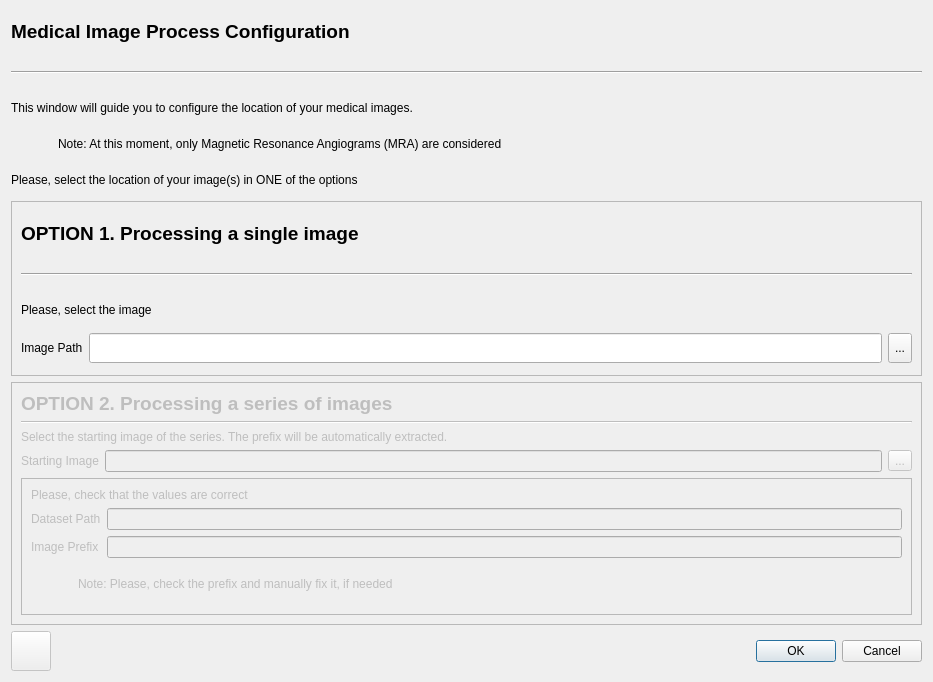
<?xml version="1.0" encoding="UTF-8"?>
<ui version="4.0">
 <class>MedicalImagingDialog</class>
 <widget class="QDialog" name="MedicalImagingDialog">
  <property name="geometry">
   <rect>
    <x>0</x>
    <y>0</y>
    <width>933</width>
    <height>682</height>
   </rect>
  </property>
  <property name="sizePolicy">
   <sizepolicy hsizetype="Fixed" vsizetype="Fixed">
    <horstretch>0</horstretch>
    <verstretch>0</verstretch>
   </sizepolicy>
  </property>
  <property name="windowTitle">
   <string>Dialog</string>
  </property>
  <layout class="QVBoxLayout" name="verticalLayout_11">
   <item>
    <layout class="QVBoxLayout" name="verticalLayout">
     <item>
      <widget class="QLabel" name="titleWindow">
       <property name="maximumSize">
        <size>
         <width>16777215</width>
         <height>40</height>
        </size>
       </property>
       <property name="font">
        <font>
         <pointsize>14</pointsize>
         <weight>75</weight>
         <bold>true</bold>
        </font>
       </property>
       <property name="text">
        <string>Medical Image Process Configuration</string>
       </property>
      </widget>
     </item>
     <item>
      <widget class="Line" name="line">
       <property name="maximumSize">
        <size>
         <width>16777215</width>
         <height>30</height>
        </size>
       </property>
       <property name="orientation">
        <enum>Qt::Horizontal</enum>
       </property>
      </widget>
     </item>
    </layout>
   </item>
   <item>
    <widget class="QLabel" name="label_2">
     <property name="maximumSize">
      <size>
       <width>16777215</width>
       <height>30</height>
      </size>
     </property>
     <property name="text">
      <string>This window will guide you to configure the location of your medical images.</string>
     </property>
    </widget>
   </item>
   <item>
    <layout class="QGridLayout" name="gridLayout_5">
     <item row="0" column="0">
      <widget class="QLabel" name="icon_nessage">
       <property name="sizePolicy">
        <sizepolicy hsizetype="Fixed" vsizetype="Fixed">
         <horstretch>0</horstretch>
         <verstretch>0</verstretch>
        </sizepolicy>
       </property>
       <property name="maximumSize">
        <size>
         <width>41</width>
         <height>41</height>
        </size>
       </property>
       <property name="text">
        <string/>
       </property>
       <property name="pixmap">
        <pixmap resource="../../../fenics_blood_sim.qrc">:/menu/GUI_Module/images/menu/error.png</pixmap>
       </property>
       <property name="scaledContents">
        <bool>true</bool>
       </property>
      </widget>
     </item>
     <item row="0" column="1">
      <widget class="QLabel" name="textLabel">
       <property name="maximumSize">
        <size>
         <width>16777215</width>
         <height>30</height>
        </size>
       </property>
       <property name="text">
        <string>Note: At this moment, only Magnetic Resonance Angiograms (MRA) are considered</string>
       </property>
      </widget>
     </item>
    </layout>
   </item>
   <item>
    <widget class="QLabel" name="label_3">
     <property name="maximumSize">
      <size>
       <width>16777215</width>
       <height>30</height>
      </size>
     </property>
     <property name="text">
      <string>Please, select the location of your image(s) in ONE of the options</string>
     </property>
    </widget>
   </item>
   <item>
    <widget class="QFrame" name="Option1Frame">
     <property name="frameShape">
      <enum>QFrame::StyledPanel</enum>
     </property>
     <property name="frameShadow">
      <enum>QFrame::Raised</enum>
     </property>
     <layout class="QVBoxLayout" name="verticalLayout_8">
      <item>
       <layout class="QVBoxLayout" name="verticalLayout_7">
        <item>
         <layout class="QVBoxLayout" name="textLayout">
          <item>
           <widget class="QLabel" name="titleOption1">
            <property name="maximumSize">
             <size>
              <width>16777215</width>
              <height>40</height>
             </size>
            </property>
            <property name="font">
             <font>
              <pointsize>14</pointsize>
              <weight>75</weight>
              <bold>true</bold>
             </font>
            </property>
            <property name="text">
             <string>OPTION 1. Processing a single image</string>
            </property>
           </widget>
          </item>
          <item>
           <widget class="Line" name="lineOption1">
            <property name="maximumSize">
             <size>
              <width>16777215</width>
              <height>30</height>
             </size>
            </property>
            <property name="orientation">
             <enum>Qt::Horizontal</enum>
            </property>
           </widget>
          </item>
         </layout>
        </item>
        <item>
         <widget class="QLabel" name="textOption1">
          <property name="maximumSize">
           <size>
            <width>16777215</width>
            <height>30</height>
           </size>
          </property>
          <property name="text">
           <string>Please, select the image</string>
          </property>
         </widget>
        </item>
       </layout>
      </item>
      <item>
       <layout class="QGridLayout" name="gridLayout">
        <item row="0" column="0">
         <widget class="QLabel" name="imPathOption1Label">
          <property name="maximumSize">
           <size>
            <width>16777215</width>
            <height>30</height>
           </size>
          </property>
          <property name="text">
           <string>Image Path</string>
          </property>
         </widget>
        </item>
        <item row="0" column="1">
         <widget class="QLineEdit" name="imPathOption1LineEdit">
          <property name="maximumSize">
           <size>
            <width>16777215</width>
            <height>30</height>
           </size>
          </property>
         </widget>
        </item>
        <item row="0" column="2">
         <widget class="QToolButton" name="imPathOption1ToolButton">
          <property name="maximumSize">
           <size>
            <width>30</width>
            <height>30</height>
           </size>
          </property>
          <property name="text">
           <string>...</string>
          </property>
         </widget>
        </item>
       </layout>
      </item>
     </layout>
    </widget>
   </item>
   <item>
    <widget class="QFrame" name="Option2Frame">
     <property name="enabled">
      <bool>false</bool>
     </property>
     <property name="frameShape">
      <enum>QFrame::StyledPanel</enum>
     </property>
     <property name="frameShadow">
      <enum>QFrame::Raised</enum>
     </property>
     <layout class="QVBoxLayout" name="verticalLayout_9">
      <item>
       <layout class="QVBoxLayout" name="Option2_startImArea">
        <item>
         <widget class="QLabel" name="Option2Title">
          <property name="sizePolicy">
           <sizepolicy hsizetype="Preferred" vsizetype="Fixed">
            <horstretch>0</horstretch>
            <verstretch>0</verstretch>
           </sizepolicy>
          </property>
          <property name="maximumSize">
           <size>
            <width>16777215</width>
            <height>40</height>
           </size>
          </property>
          <property name="font">
           <font>
            <pointsize>14</pointsize>
            <weight>75</weight>
            <bold>true</bold>
           </font>
          </property>
          <property name="text">
           <string>OPTION 2. Processing a series of images</string>
          </property>
         </widget>
        </item>
        <item>
         <widget class="Line" name="Option2Line">
          <property name="orientation">
           <enum>Qt::Horizontal</enum>
          </property>
         </widget>
        </item>
        <item>
         <widget class="QLabel" name="Option2MainText">
          <property name="sizePolicy">
           <sizepolicy hsizetype="Preferred" vsizetype="Fixed">
            <horstretch>0</horstretch>
            <verstretch>0</verstretch>
           </sizepolicy>
          </property>
          <property name="maximumSize">
           <size>
            <width>16777215</width>
            <height>30</height>
           </size>
          </property>
          <property name="text">
           <string>Select the starting image of the series. The prefix will be automatically extracted.</string>
          </property>
         </widget>
        </item>
        <item>
         <layout class="QVBoxLayout" name="verticalLayout_3">
          <item>
           <layout class="QGridLayout" name="gridLayout_2">
            <item row="0" column="2">
             <widget class="QToolButton" name="startImagetoolButton">
              <property name="text">
               <string>...</string>
              </property>
             </widget>
            </item>
            <item row="0" column="1">
             <widget class="QLineEdit" name="startImagelineEdit"/>
            </item>
            <item row="0" column="0">
             <widget class="QLabel" name="startImageLabel">
              <property name="sizePolicy">
               <sizepolicy hsizetype="Preferred" vsizetype="Fixed">
                <horstretch>0</horstretch>
                <verstretch>0</verstretch>
               </sizepolicy>
              </property>
              <property name="maximumSize">
               <size>
                <width>16777215</width>
                <height>30</height>
               </size>
              </property>
              <property name="text">
               <string>Starting Image</string>
              </property>
             </widget>
            </item>
           </layout>
          </item>
         </layout>
        </item>
       </layout>
      </item>
      <item>
       <widget class="QFrame" name="SpecificOption2Frame">
        <property name="frameShape">
         <enum>QFrame::StyledPanel</enum>
        </property>
        <property name="frameShadow">
         <enum>QFrame::Raised</enum>
        </property>
        <layout class="QVBoxLayout" name="verticalLayout_10">
         <item>
          <layout class="QVBoxLayout" name="verticalLayout_4">
           <item>
            <widget class="QLabel" name="label_5">
             <property name="text">
              <string>Please, check that the values are correct</string>
             </property>
            </widget>
           </item>
           <item>
            <layout class="QVBoxLayout" name="verticalLayout_2">
             <item>
              <layout class="QGridLayout" name="gridLayout_4">
               <item row="0" column="0">
                <widget class="QLabel" name="datasetPathLabel">
                 <property name="maximumSize">
                  <size>
                   <width>16777215</width>
                   <height>30</height>
                  </size>
                 </property>
                 <property name="text">
                  <string>Dataset Path</string>
                 </property>
                </widget>
               </item>
               <item row="0" column="1">
                <widget class="QLineEdit" name="datasetLineEdit">
                 <property name="enabled">
                  <bool>false</bool>
                 </property>
                 <property name="maximumSize">
                  <size>
                   <width>16777215</width>
                   <height>30</height>
                  </size>
                 </property>
                 <property name="readOnly">
                  <bool>true</bool>
                 </property>
                </widget>
               </item>
               <item row="1" column="0">
                <widget class="QLabel" name="imPrefixLabel">
                 <property name="maximumSize">
                  <size>
                   <width>16777215</width>
                   <height>30</height>
                  </size>
                 </property>
                 <property name="text">
                  <string>Image Prefix</string>
                 </property>
                </widget>
               </item>
               <item row="1" column="1">
                <widget class="QLineEdit" name="imPrefixLineEdit">
                 <property name="maximumSize">
                  <size>
                   <width>16777215</width>
                   <height>30</height>
                  </size>
                 </property>
                </widget>
               </item>
              </layout>
             </item>
             <item>
              <layout class="QGridLayout" name="gridLayout_3">
               <item row="0" column="0">
                <widget class="QLabel" name="iconOption2">
                 <property name="sizePolicy">
                  <sizepolicy hsizetype="Fixed" vsizetype="Fixed">
                   <horstretch>0</horstretch>
                   <verstretch>0</verstretch>
                  </sizepolicy>
                 </property>
                 <property name="minimumSize">
                  <size>
                   <width>41</width>
                   <height>41</height>
                  </size>
                 </property>
                 <property name="maximumSize">
                  <size>
                   <width>41</width>
                   <height>41</height>
                  </size>
                 </property>
                 <property name="text">
                  <string/>
                 </property>
                 <property name="pixmap">
                  <pixmap resource="../../../fenics_blood_sim.qrc">:/menu/GUI_Module/images/menu/error.png</pixmap>
                 </property>
                 <property name="scaledContents">
                  <bool>true</bool>
                 </property>
                </widget>
               </item>
               <item row="0" column="1">
                <widget class="QLabel" name="noteOption2Label">
                 <property name="maximumSize">
                  <size>
                   <width>16777215</width>
                   <height>30</height>
                  </size>
                 </property>
                 <property name="text">
                  <string>Note: Please, check the prefix and manually fix it, if needed</string>
                 </property>
                </widget>
               </item>
              </layout>
             </item>
            </layout>
           </item>
          </layout>
         </item>
        </layout>
       </widget>
      </item>
     </layout>
    </widget>
   </item>
   <item>
    <layout class="QGridLayout" name="BottomLayer">
     <item row="0" column="0">
      <widget class="QPushButton" name="helpButton">
       <property name="enabled">
        <bool>false</bool>
       </property>
       <property name="maximumSize">
        <size>
         <width>40</width>
         <height>40</height>
        </size>
       </property>
       <property name="text">
        <string/>
       </property>
       <property name="icon">
        <iconset resource="../../../fenics_blood_sim.qrc">
         <normaloff>:/menu/GUI_Module/images/menu/information.png</normaloff>:/menu/GUI_Module/images/menu/information.png</iconset>
       </property>
      </widget>
     </item>
     <item row="0" column="1">
      <widget class="QDialogButtonBox" name="acceptRejectButton">
       <property name="maximumSize">
        <size>
         <width>16777215</width>
         <height>40</height>
        </size>
       </property>
       <property name="orientation">
        <enum>Qt::Horizontal</enum>
       </property>
       <property name="standardButtons">
        <set>QDialogButtonBox::Cancel|QDialogButtonBox::Ok</set>
       </property>
      </widget>
     </item>
    </layout>
   </item>
  </layout>
 </widget>
 <resources>
  <include location="../../../fenics_blood_sim.qrc"/>
 </resources>
 <connections>
  <connection>
   <sender>acceptRejectButton</sender>
   <signal>accepted()</signal>
   <receiver>MedicalImagingDialog</receiver>
   <slot>accept()</slot>
   <hints>
    <hint type="sourcelabel">
     <x>248</x>
     <y>254</y>
    </hint>
    <hint type="destinationlabel">
     <x>157</x>
     <y>274</y>
    </hint>
   </hints>
  </connection>
  <connection>
   <sender>acceptRejectButton</sender>
   <signal>rejected()</signal>
   <receiver>MedicalImagingDialog</receiver>
   <slot>reject()</slot>
   <hints>
    <hint type="sourcelabel">
     <x>316</x>
     <y>260</y>
    </hint>
    <hint type="destinationlabel">
     <x>286</x>
     <y>274</y>
    </hint>
   </hints>
  </connection>
 </connections>
</ui>
